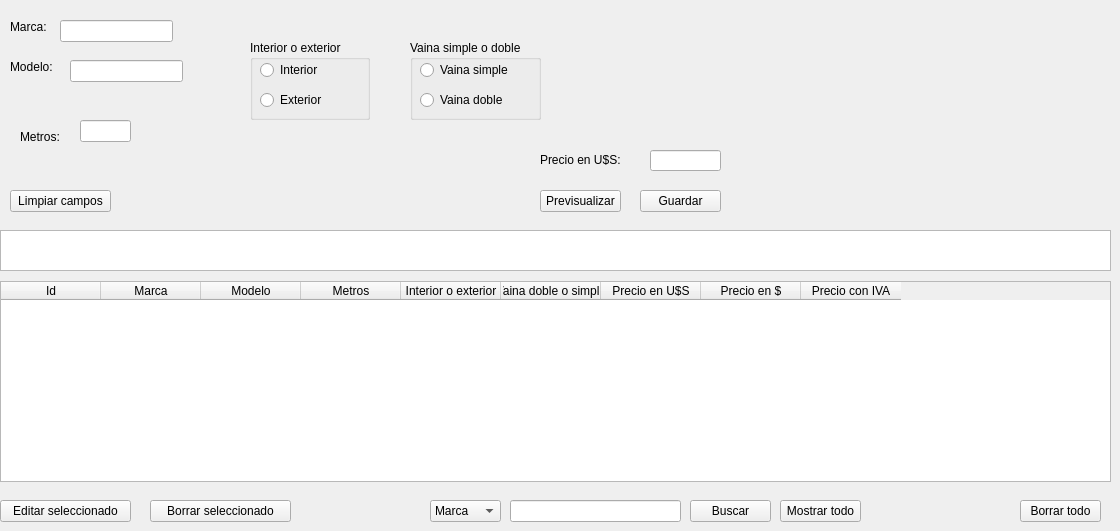
        <widget class="QWidget" name="tab">
         <attribute name="title">
          <string>Cable UTP</string>
         </attribute>
         <widget class="QLabel" name="label_33">
          <property name="geometry">
           <rect>
            <x>20</x>
            <y>130</y>
            <width>59</width>
            <height>14</height>
           </rect>
          </property>
          <property name="text">
           <string>Metros:</string>
          </property>
         </widget>
         <widget class="QLineEdit" name="leMetrosUTP">
          <property name="geometry">
           <rect>
            <x>80</x>
            <y>120</y>
            <width>51</width>
            <height>22</height>
           </rect>
          </property>
         </widget>
         <widget class="QLabel" name="label_36">
          <property name="geometry">
           <rect>
            <x>10</x>
            <y>60</y>
            <width>59</width>
            <height>14</height>
           </rect>
          </property>
          <property name="text">
           <string>Modelo:</string>
          </property>
         </widget>
         <widget class="QPushButton" name="pbtnGuardarUTP">
          <property name="geometry">
           <rect>
            <x>640</x>
            <y>190</y>
            <width>81</width>
            <height>22</height>
           </rect>
          </property>
          <property name="text">
           <string>Guardar</string>
          </property>
         </widget>
         <widget class="QPushButton" name="pbtnPrevisualizarUTP">
          <property name="geometry">
           <rect>
            <x>540</x>
            <y>190</y>
            <width>81</width>
            <height>22</height>
           </rect>
          </property>
          <property name="text">
           <string>Previsualizar</string>
          </property>
         </widget>
         <widget class="QLineEdit" name="leMarcaUTP">
          <property name="geometry">
           <rect>
            <x>60</x>
            <y>20</y>
            <width>113</width>
            <height>22</height>
           </rect>
          </property>
         </widget>
         <widget class="QLabel" name="label_35">
          <property name="geometry">
           <rect>
            <x>10</x>
            <y>20</y>
            <width>59</width>
            <height>14</height>
           </rect>
          </property>
          <property name="text">
           <string>Marca:</string>
          </property>
         </widget>
         <widget class="QLabel" name="label_34">
          <property name="geometry">
           <rect>
            <x>540</x>
            <y>150</y>
            <width>111</width>
            <height>20</height>
           </rect>
          </property>
          <property name="text">
           <string>Precio en U$S:</string>
          </property>
         </widget>
         <widget class="QLineEdit" name="lePrecioUTP">
          <property name="geometry">
           <rect>
            <x>650</x>
            <y>150</y>
            <width>71</width>
            <height>21</height>
           </rect>
          </property>
         </widget>
         <widget class="QPushButton" name="pbBorrarListaUTP">
          <property name="geometry">
           <rect>
            <x>1020</x>
            <y>500</y>
            <width>81</width>
            <height>22</height>
           </rect>
          </property>
          <property name="text">
           <string>Borrar todo</string>
          </property>
         </widget>
         <widget class="QLineEdit" name="leModeloUTP">
          <property name="geometry">
           <rect>
            <x>70</x>
            <y>60</y>
            <width>113</width>
            <height>22</height>
           </rect>
          </property>
         </widget>
         <widget class="QTableWidget" name="qtwUTP">
          <property name="geometry">
           <rect>
            <x>0</x>
            <y>281</y>
            <width>1111</width>
            <height>201</height>
           </rect>
          </property>
          <property name="sizePolicy">
           <sizepolicy hsizetype="Expanding" vsizetype="Expanding">
            <horstretch>0</horstretch>
            <verstretch>0</verstretch>
           </sizepolicy>
          </property>
          <property name="minimumSize">
           <size>
            <width>0</width>
            <height>0</height>
           </size>
          </property>
          <property name="acceptDrops">
           <bool>false</bool>
          </property>
          <property name="autoFillBackground">
           <bool>false</bool>
          </property>
          <attribute name="horizontalHeaderMinimumSectionSize">
           <number>26</number>
          </attribute>
          <column>
           <property name="text">
            <string>Id</string>
           </property>
          </column>
          <column>
           <property name="text">
            <string>Marca</string>
           </property>
          </column>
          <column>
           <property name="text">
            <string>Modelo</string>
           </property>
          </column>
          <column>
           <property name="text">
            <string>Metros</string>
           </property>
           <property name="font">
            <font>
             <weight>50</weight>
             <bold>false</bold>
             <underline>false</underline>
             <kerning>false</kerning>
            </font>
           </property>
          </column>
          <column>
           <property name="text">
            <string>Interior o exterior</string>
           </property>
          </column>
          <column>
           <property name="text">
            <string>Vaina doble o simple</string>
           </property>
          </column>
          <column>
           <property name="text">
            <string>Precio en U$S</string>
           </property>
          </column>
          <column>
           <property name="text">
            <string>Precio en $</string>
           </property>
          </column>
          <column>
           <property name="text">
            <string>Precio con IVA</string>
           </property>
          </column>
         </widget>
         <widget class="QListWidget" name="qlwUTP">
          <property name="geometry">
           <rect>
            <x>0</x>
            <y>230</y>
            <width>1111</width>
            <height>41</height>
           </rect>
          </property>
         </widget>
         <widget class="QGroupBox" name="gpxIntoExt">
          <property name="geometry">
           <rect>
            <x>250</x>
            <y>40</y>
            <width>120</width>
            <height>80</height>
           </rect>
          </property>
          <property name="title">
           <string>Interior o exterior</string>
          </property>
          <widget class="QRadioButton" name="rbtInteriorUTP">
           <property name="geometry">
            <rect>
             <x>10</x>
             <y>20</y>
             <width>102</width>
             <height>20</height>
            </rect>
           </property>
           <property name="text">
            <string>Interior</string>
           </property>
           <property name="autoExclusive">
            <bool>true</bool>
           </property>
          </widget>
          <widget class="QRadioButton" name="rbtExteriorUTP">
           <property name="geometry">
            <rect>
             <x>10</x>
             <y>50</y>
             <width>102</width>
             <height>20</height>
            </rect>
           </property>
           <property name="text">
            <string>Exterior</string>
           </property>
           <property name="autoExclusive">
            <bool>true</bool>
           </property>
          </widget>
         </widget>
         <widget class="QGroupBox" name="gpxVaina">
          <property name="geometry">
           <rect>
            <x>410</x>
            <y>40</y>
            <width>131</width>
            <height>80</height>
           </rect>
          </property>
          <property name="title">
           <string>Vaina simple o doble</string>
          </property>
          <widget class="QRadioButton" name="rbtVainaSimpleUTP">
           <property name="geometry">
            <rect>
             <x>10</x>
             <y>20</y>
             <width>102</width>
             <height>20</height>
            </rect>
           </property>
           <property name="text">
            <string>Vaina simple</string>
           </property>
           <property name="autoExclusive">
            <bool>true</bool>
           </property>
          </widget>
          <widget class="QRadioButton" name="rbtVainaDobleUTP">
           <property name="geometry">
            <rect>
             <x>10</x>
             <y>50</y>
             <width>102</width>
             <height>20</height>
            </rect>
           </property>
           <property name="text">
            <string>Vaina doble</string>
           </property>
           <property name="autoExclusive">
            <bool>true</bool>
           </property>
          </widget>
         </widget>
         <widget class="QPushButton" name="pbtnBorrarUTP">
          <property name="geometry">
           <rect>
            <x>150</x>
            <y>500</y>
            <width>141</width>
            <height>22</height>
           </rect>
          </property>
          <property name="text">
           <string>Borrar seleccionado</string>
          </property>
         </widget>
         <widget class="QPushButton" name="pbtnEditarUTP">
          <property name="geometry">
           <rect>
            <x>0</x>
            <y>500</y>
            <width>131</width>
            <height>22</height>
           </rect>
          </property>
          <property name="text">
           <string>Editar seleccionado</string>
          </property>
         </widget>
         <widget class="QPushButton" name="pbtnLimpiarUTP">
          <property name="geometry">
           <rect>
            <x>10</x>
            <y>190</y>
            <width>101</width>
            <height>22</height>
           </rect>
          </property>
          <property name="text">
           <string>Limpiar campos</string>
          </property>
         </widget>
         <widget class="QPushButton" name="pbtnMostrarTodoUTP">
          <property name="geometry">
           <rect>
            <x>780</x>
            <y>500</y>
            <width>81</width>
            <height>22</height>
           </rect>
          </property>
          <property name="text">
           <string>Mostrar todo</string>
          </property>
         </widget>
         <widget class="QPushButton" name="pbtnBuscarUTP">
          <property name="geometry">
           <rect>
            <x>690</x>
            <y>500</y>
            <width>81</width>
            <height>22</height>
           </rect>
          </property>
          <property name="text">
           <string>Buscar</string>
          </property>
         </widget>
         <widget class="QComboBox" name="cboBuscarUTP">
          <property name="geometry">
           <rect>
            <x>430</x>
            <y>500</y>
            <width>71</width>
            <height>22</height>
           </rect>
          </property>
          <item>
           <property name="text">
            <string>Marca</string>
           </property>
          </item>
          <item>
           <property name="text">
            <string>Modelo</string>
           </property>
          </item>
         </widget>
         <widget class="QLineEdit" name="leBuscarUTP">
          <property name="geometry">
           <rect>
            <x>510</x>
            <y>500</y>
            <width>171</width>
            <height>22</height>
           </rect>
          </property>
         </widget>
        </widget>
